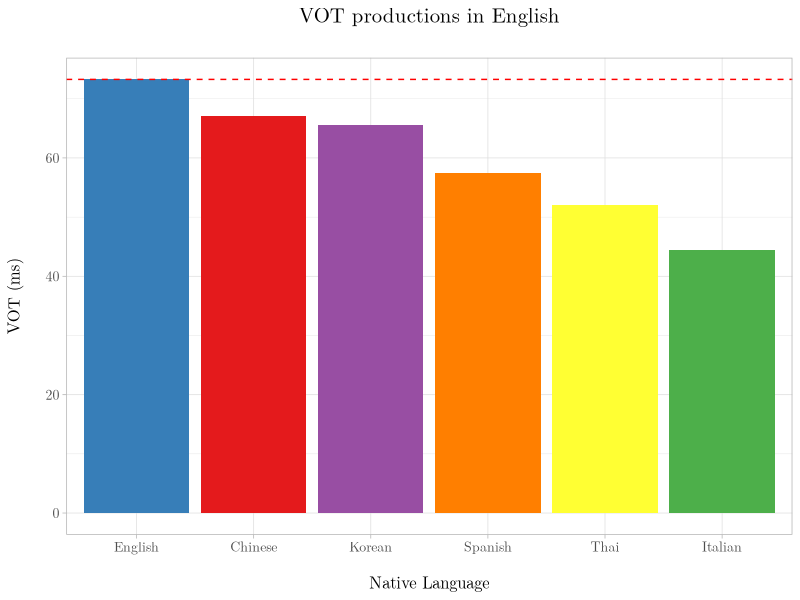
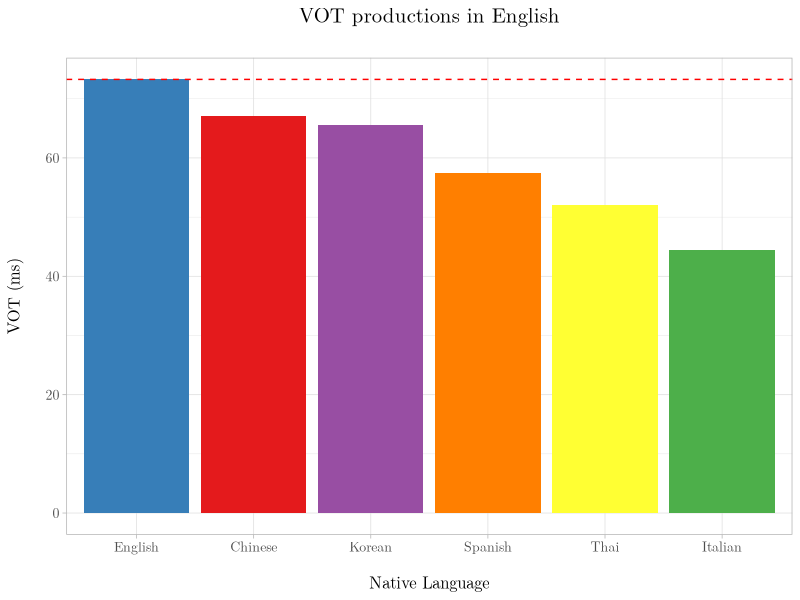

Recreate these plots in R, in order.

library(dplyr)
library(ggplot2)



df = read.csv("results.csv", header = T)

eng_df = subset(df, speakerLang == "english")

ggplot(data=df, aes(x=reorder(speakerLang, -vot), y=vot*1000, fill = speakerLang)) + 
  geom_bar(stat="summary", fun="mean") + 
  geom_hline(yintercept = mean(eng_df$vot*1000), linetype="dashed", color = "red") + 
  scale_fill_brewer(palette="Set1") + 
  ggtitle("VOT productions in English\n") + 
  xlab("\nNative Language") + 
  ylab("VOT (ms)\n") + 
  theme_light() + 
  theme(
    plot.title = element_text(size=15, family = "LM Roman 10", hjust = 0.5),
    axis.title.x = element_text(size=12, family = "LM Roman 10"),
    axis.text.x = element_text(size=10, family = "LM Roman 10"),
    axis.title.y = element_text(size=12, family = "LM Roman 10"),
    axis.text.y = element_text(size=10, family = "LM Roman 10"),
    legend.position = "none"
  ) + 
  scale_x_discrete(labels=c("english" = "English", "chinese" = "Chinese", "korean" = "Korean", 
                            "thai" = "Thai", "spanish" = "Spanish", "italian" = "Italian"))

ggsave('results.png', device = 'png', width = 7, height = 4.5, units = ('in'), dpi = 600, bg = "transparent")
